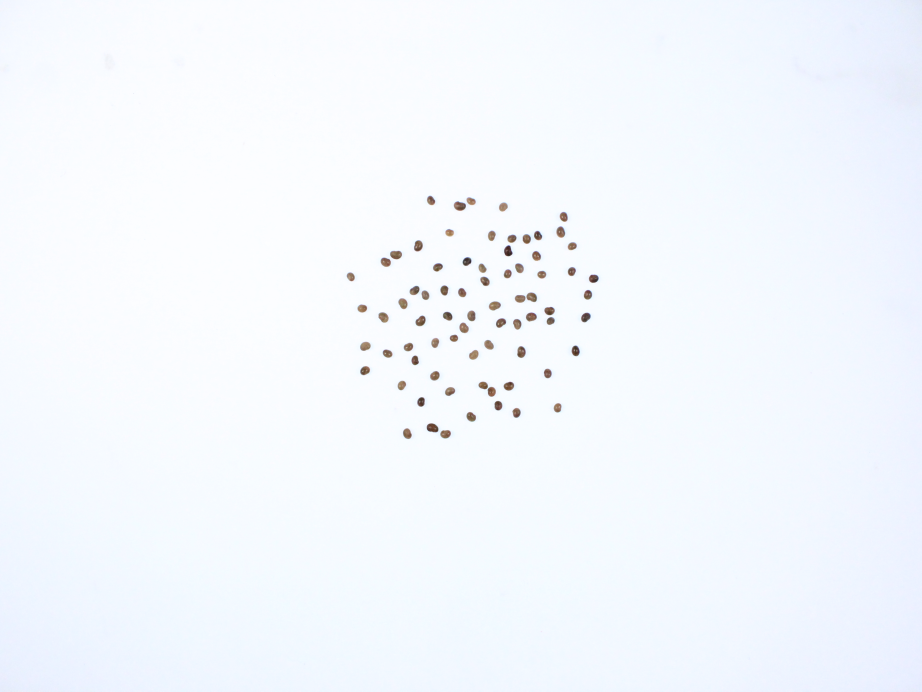
#> input picture images/seeds/seeds_IMG_0001.JPG, 4608 x 3456 px (shown at 1/5 size); its folder holds only this picture in this run
$ python -i sainfoinSeedSegmentation.py   (imports and definitions only)
#> lines starting #> are read from the running program, lines starting #| are printed output that depends on the picture; after the words box and inside, x2 and y2 are one past the last pixel; in counts of white or black regions, pixels touching at a corner belong together
## Sainfoin Seed Object Detection and Splitting ##
## Bo Meyering 2022                             ##

import os

# Dictionary of input and output directories for images
dir_list = dict(pods = './pods_output/', seeds = './seeds_output/', split = './split_output/')

def split_objects(src_path, output_dir, resize=False, output_dim=None):
	"""
	Takes an image file stored as a numpy array
	Identifies objects using Canny Edge detection and contour finding
	Saves each individual file in the desired output location
	"""
#> called with src_path = '../images/seeds/seeds_IMG_0001.JPG', output_dir = 'out.png', resize = False
	import cv2
	import string
	import random

	src = cv2.imread(src_path)
#> src is the input picture: shape (3456, 4608, 3); mean B, G, R 253.7, 248.4, 244.4
	edges = cv2.Canny(src, 100, 200) # detect edges
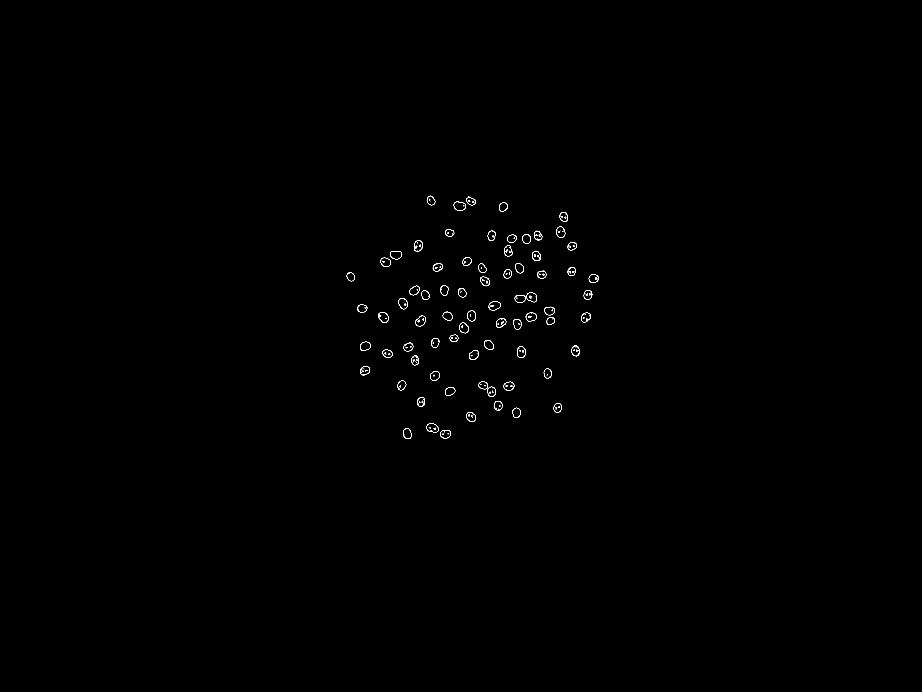
#> edges: shape (3456, 4608) (shown at 1/5 size); 0.1% white in thin lines or dots, all inside (x1, y1, x2, y2) = (1733, 978, 2993, 2195)
	kernel = cv2.getStructuringElement(cv2.MORPH_RECT, (5, 5)) # create kernel for edge closing operations
	closed = cv2.morphologyEx(edges, cv2.MORPH_CLOSE, kernel)
#> closed: shape (3456, 4608); 0.13% white; 154 white regions (12 under 20 px)
	conts, __ = cv2.findContours(closed, cv2.RETR_EXTERNAL, cv2.CHAIN_APPROX_SIMPLE) #find object external contours
#> conts = 73 contours; largest, box (x1, y1, x2, y2) and area: (2392, 1908, 2480, 1984) 2990, (2268, 1006, 2330, 1055) 2118, (2133, 2117, 2192, 2162) 2034, (2444, 1507, 2505, 1553) 2022, (1950, 1255, 2010, 1297) 1987
	for c in conts:
		x, y, w, h = cv2.boundingRect(c)
		# M = cv2.moments(c)
		if w > 30 and h >30:
			maxdim = max(h, w)
			BUFFER = round(maxdim*.05) # set buffer around edges at 5% of maximum dimension
			cropped = src[y-BUFFER:y+maxdim+BUFFER, x-BUFFER:x+maxdim+BUFFER]
			filename = output_dir + ''.join(random.choices(string.hexdigits, k=15)) + '.JPG' # filenames are random hexadecimal strings
			if resize ==True and output_dim is not None:
				resized = cv2.resize(cropped, output_dim)
				cv2.imwrite(filename, resized)
			else:
				cv2.imwrite(filename, cropped)
#> this loop made 73 passes
#> (x, y, w, h, maxdim, BUFFER) on passes 1 to 12: (2201, 2151, 54, 42, 54, 3), (2015, 2141, 44, 54, 54, 3), (2133, 2117, 59, 45, 59, 3), (2332, 2060, 48, 48, 48, 2), (2562, 2039, 42, 50, 50, 2), (2768, 2016, 40, 47, 47, 2), (2472, 2004, 40, 48, 48, 2), (2086, 1986, 38, 48, 48, 2), (2225, 1935, 51, 45, 51, 3), (2518, 1909, 53, 44, 53, 3), (2392, 1908, 88, 76, 88, 4), (1988, 1903, 43, 49, 49, 2)
#> pass 1, in split_objects, `cropped = src[y-BUFFER:y+maxdim+BUFFER, x-BUFFER:x+maxdim+BUFFER]`:
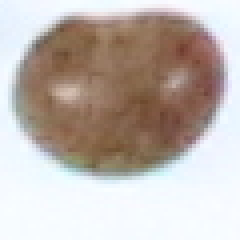
#> cropped: shape (60, 60, 3) (shown 4 times larger); mean B, G, R 175.7, 181.5, 192
#> pass 2, in split_objects, `cropped = src[y-BUFFER:y+maxdim+BUFFER, x-BUFFER:x+maxdim+BUFFER]`:
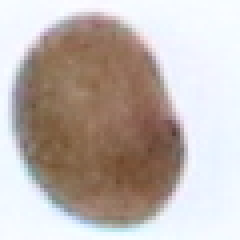
#> cropped: shape (60, 60, 3) (shown 4 times larger); mean B, G, R 176.5, 181.1, 191.6
#> pass 3, in split_objects, `cropped = src[y-BUFFER:y+maxdim+BUFFER, x-BUFFER:x+maxdim+BUFFER]`:
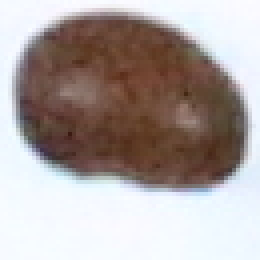
#> cropped: shape (65, 65, 3) (shown 4 times larger); mean B, G, R 161.3, 163.7, 174.1
#> after the loop:
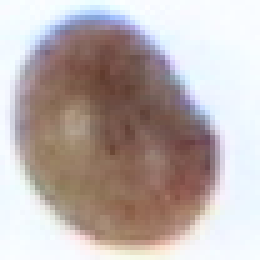
#> cropped: shape (52, 52, 3) (shown 5 times larger); mean B, G, R 173.7, 175.6, 187.3

# [7 lines not run here, left out]

>>> result = split_objects('../images/seeds/seeds_IMG_0001.JPG', 'out.png')

$ run again, on images/seeds/seeds_IMG_0002.JPG
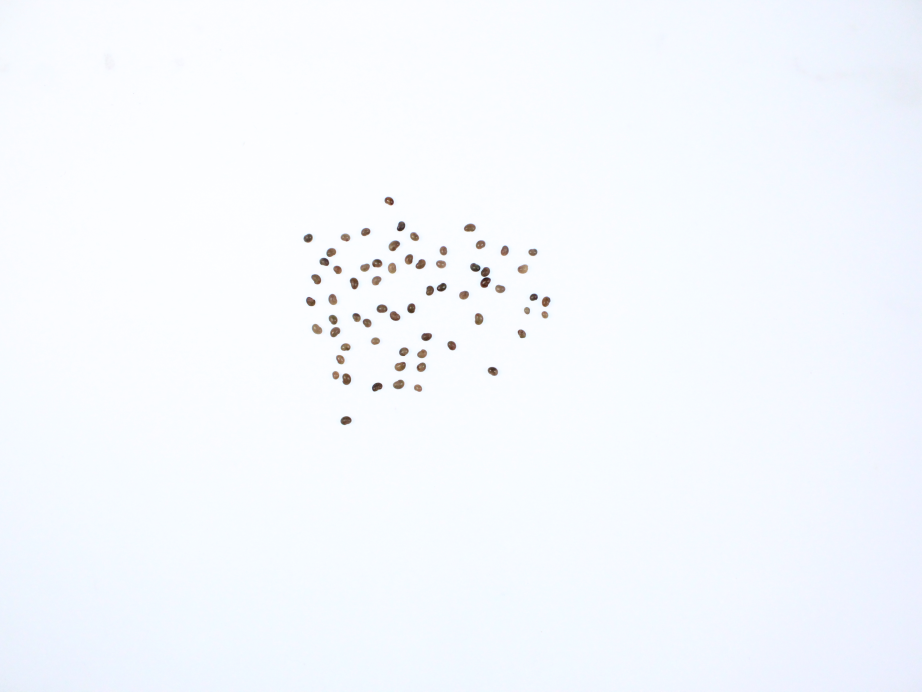
#> input picture images/seeds/seeds_IMG_0002.JPG, 4608 x 3456 px (shown at 1/5 size)
#> in split_objects, src is the input picture: shape (3456, 4608, 3); mean B, G, R 253.8, 249, 245.7
#> in split_objects, `edges = cv2.Canny(src, 100, 200)`:
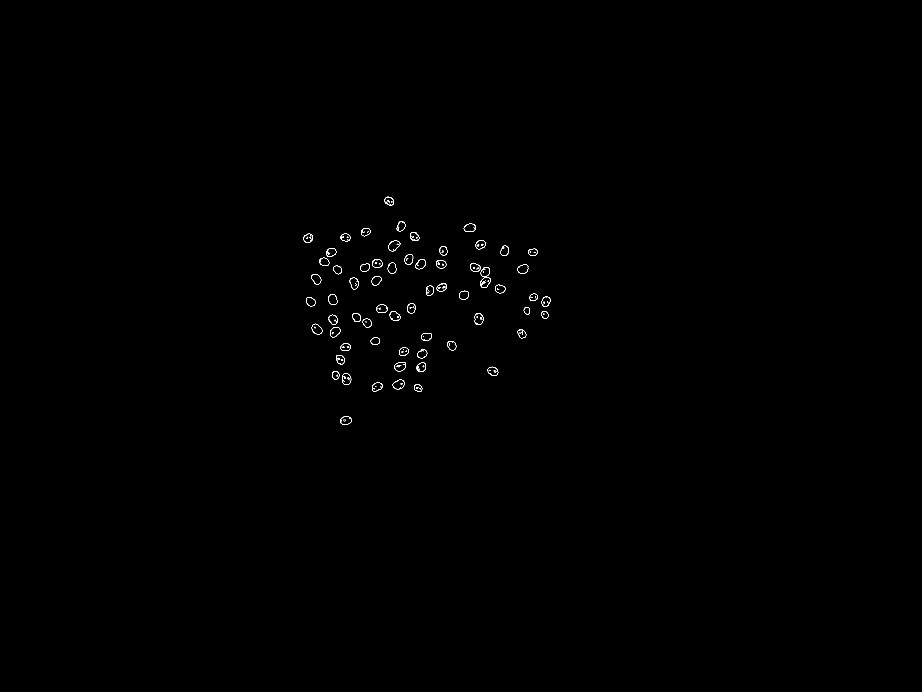
#> edges: shape (3456, 4608) (shown at 1/5 size); 0.08% white in thin lines or dots, all inside (x1, y1, x2, y2) = (1517, 982, 2753, 2125)
#> closed: shape (3456, 4608); 0.11% white; 131 white regions (12 under 20 px)
#> conts = 65 contours, 2 with area under 20; largest, box (x1, y1, x2, y2) and area: (2401, 1336, 2455, 1439) 3692, (1942, 1200, 2001, 1257) 2166, (1964, 1898, 2022, 1947) 2050, (2373, 1566, 2417, 1625) 2038, (1972, 1810, 2030, 1857) 2026
#> the loop in split_objects, `for c in conts:` made 65 passes
#> (x, y, w, h, maxdim, BUFFER) on passes 1 to 8: (1702, 2081, 56, 44, 56, 3), (2070, 1922, 41, 37, 41, 2), (1860, 1913, 53, 44, 53, 3), (1964, 1898, 58, 49, 58, 3), (1712, 1866, 44, 59, 59, 3), (1661, 1856, 35, 41, 41, 2), (2438, 1834, 53, 45, 53, 3), (2083, 1813, 47, 47, 47, 2)
#> after the loop in split_objects, `for c in conts:`:
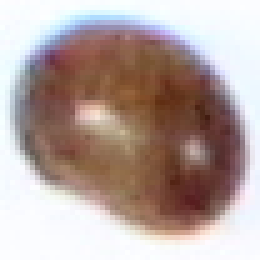
#> cropped: shape (52, 52, 3) (shown 5 times larger); mean B, G, R 159.3, 163.6, 181.3

$ run again, on images/seeds/seeds_IMG_0003.JPG
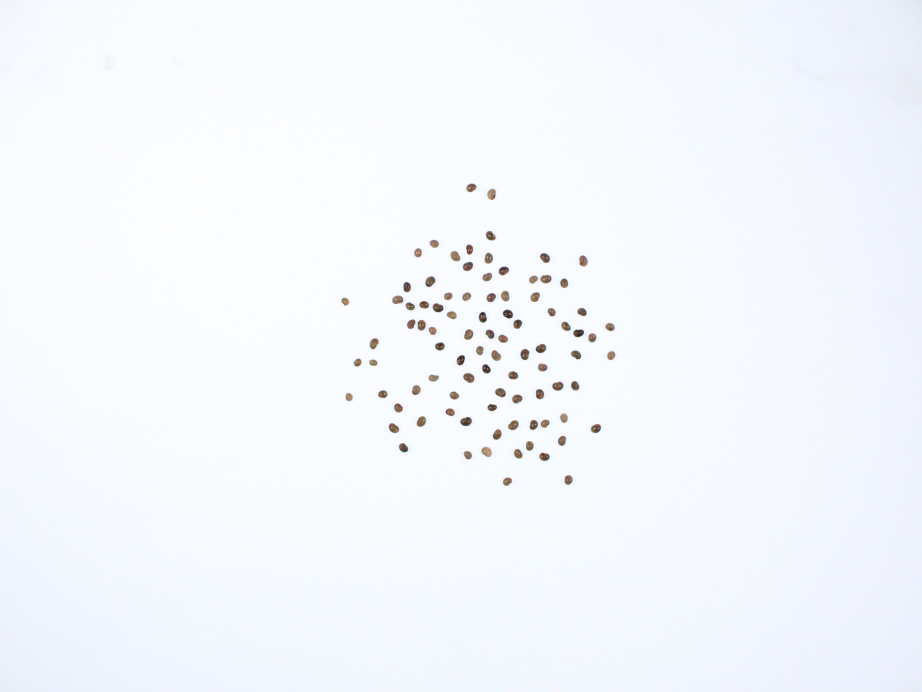
#> input picture images/seeds/seeds_IMG_0003.JPG, 4608 x 3456 px (shown at 1/5 size)
#> in split_objects, src is the input picture: shape (3456, 4608, 3); mean B, G, R 253.3, 248.2, 244.9
#> in split_objects, `edges = cv2.Canny(src, 100, 200)`:
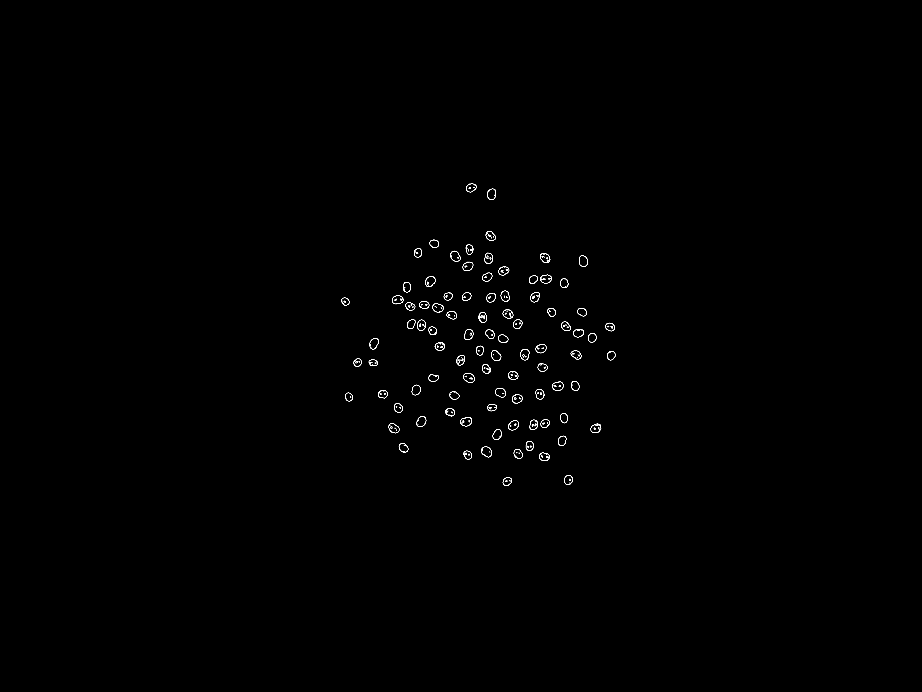
#> edges: shape (3456, 4608) (shown at 1/5 size); 0.12% white in thin lines or dots, all inside (x1, y1, x2, y2) = (1707, 916, 3077, 2429)
#> closed: shape (3456, 4608); 0.16% white; 189 white regions (19 under 20 px)
#> conts = 91 contours; largest, box (x1, y1, x2, y2) and area: (2316, 1865, 2373, 1915) 2050, (2301, 2085, 2360, 2131) 2013, (2407, 2234, 2459, 2286) 2002, (2761, 1908, 2818, 1954) 1932, (2602, 1745, 2647, 1801) 1902
#> the loop in split_objects, `for c in conts:` made 91 passes
#> (x, y, w, h, maxdim, BUFFER) on passes 1 to 8: (2514, 2387, 46, 42, 46, 2), (2822, 2376, 41, 48, 48, 2), (2696, 2263, 52, 42, 52, 3), (2318, 2254, 41, 43, 43, 2), (2569, 2245, 44, 48, 48, 2), (2407, 2234, 52, 52, 52, 3), (1994, 2216, 47, 46, 47, 2), (2629, 2206, 39, 48, 48, 2)
#> after the loop in split_objects, `for c in conts:`:
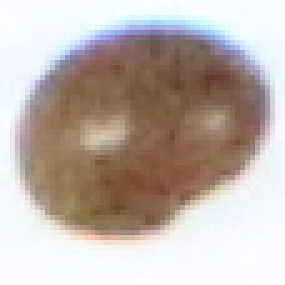
#> cropped: shape (57, 57, 3) (shown 5 times larger); mean B, G, R 173.1, 179, 191.1
